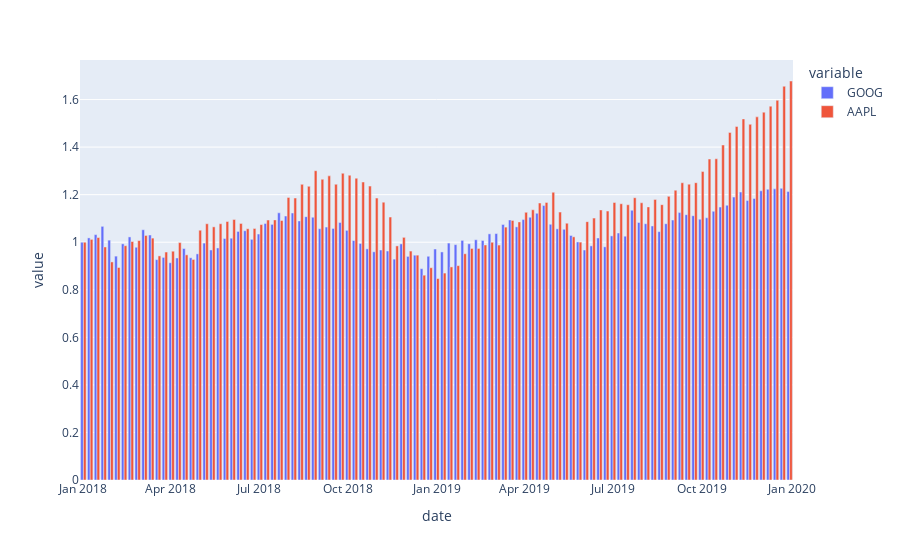

Here is the notebook cell this chart was saved with:
### Code cell
px.bar(stocks,x='date',y=['GOOG','AAPL'],barmode='group')
